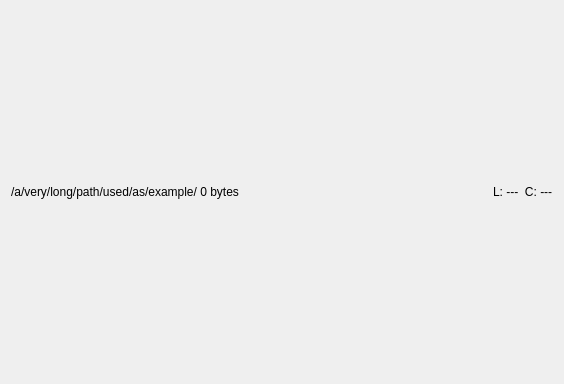
<?xml version="1.0" encoding="UTF-8"?>
<ui version="4.0">
 <class>DocumentWidget</class>
 <widget class="QWidget" name="DocumentWidget">
  <property name="geometry">
   <rect>
    <x>0</x>
    <y>0</y>
    <width>564</width>
    <height>384</height>
   </rect>
  </property>
  <layout class="QVBoxLayout" name="verticalLayout">
   <item>
    <widget class="QFrame" name="statusFrame">
     <property name="sizePolicy">
      <sizepolicy hsizetype="Preferred" vsizetype="Fixed">
       <horstretch>0</horstretch>
       <verstretch>0</verstretch>
      </sizepolicy>
     </property>
     <property name="frameShape">
      <enum>QFrame::NoFrame</enum>
     </property>
     <property name="frameShadow">
      <enum>QFrame::Plain</enum>
     </property>
     <layout class="QHBoxLayout" name="horizontalLayout">
      <property name="spacing">
       <number>0</number>
      </property>
      <property name="leftMargin">
       <number>0</number>
      </property>
      <property name="topMargin">
       <number>0</number>
      </property>
      <property name="rightMargin">
       <number>0</number>
      </property>
      <property name="bottomMargin">
       <number>0</number>
      </property>
      <item>
       <widget class="ElidedLabel" name="labelFileAndSize">
        <property name="sizePolicy">
         <sizepolicy hsizetype="Ignored" vsizetype="Preferred">
          <horstretch>0</horstretch>
          <verstretch>0</verstretch>
         </sizepolicy>
        </property>
        <property name="text">
         <string>/a/very/long/path/used/as/example/ 0 bytes</string>
        </property>
        <property name="textInteractionFlags">
         <set>Qt::LinksAccessibleByMouse|Qt::TextSelectableByMouse</set>
        </property>
       </widget>
      </item>
      <item>
       <widget class="QLabel" name="labelStats">
        <property name="sizePolicy">
         <sizepolicy hsizetype="Maximum" vsizetype="Preferred">
          <horstretch>0</horstretch>
          <verstretch>0</verstretch>
         </sizepolicy>
        </property>
        <property name="text">
         <string>L: ---  C: ---</string>
        </property>
       </widget>
      </item>
     </layout>
    </widget>
   </item>
  </layout>
  <zorder>statusFrame</zorder>
  <zorder>labelStats</zorder>
 </widget>
 <customwidgets>
  <customwidget>
   <class>ElidedLabel</class>
   <extends>QLabel</extends>
   <header>ElidedLabel.h</header>
  </customwidget>
 </customwidgets>
 <resources/>
 <connections/>
</ui>
